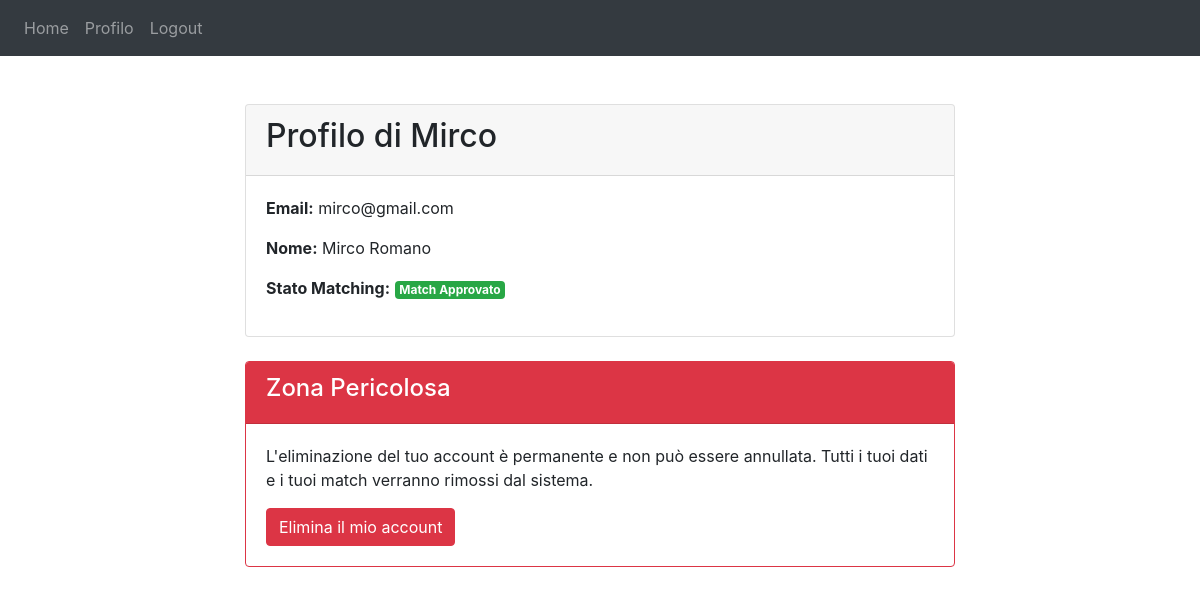
Screenshot of /profile (signed in) with the database file from the repository.
### website/models.py (models this page shows)
class User(db.Model, UserMixin):
    id = db.Column(db.Integer, primary_key=True)
    email = db.Column(db.String(150), unique=True)
    password = db.Column(db.String(150))
    first_name = db.Column(db.String(150))
    surname = db.Column(db.String(150))
    is_admin = db.Column(db.Boolean, default=False, nullable=False)
    university = db.Column(db.String(150))
    current_status = db.Column(db.String(150))
    field_of_study = db.Column(db.String(150))
    participation_role = db.Column(db.String(150))
    time_commitment = db.Column(db.String(150))
    communication = db.Column(db.String(150))
    improve_communication = db.Column(db.String(150))
    help_writing_paper = db.Column(db.String(150))
    maximize_conference_experience = db.Column(db.String(150))
    help_choice_time_abroad = db.Column(db.String(150))
    phd_work_balance = db.Column(db.String(150))
    phd_family_balance = db.Column(db.String(150))
    improve_soft_skills = db.Column(db.String(150))
    help_academic_career = db.Column(db.String(150))
    help_industrial_career = db.Column(db.String(150))
    talk_mental_wellbeing = db.Column(db.String(150))
    discovery = db.Column(db.String(150))
    advice = db.Column(db.String(150))
    promotion_help = db.Column(db.String(150))
    matching_status = db.Column(db.Integer, default=None, nullable=True)

### website/views.py (the view)
@views.route('/profile')
@login_required
def profile():
    return render_template("profile.html", user=current_user)

### website/templates/profile.html (shortened to what this page needs)
{% extends "base.html" %}
{% block content %}
<div class="container mt-5">
    <div class="row justify-content-center">
        <div class="col-md-8">
            <div class="card">
                <div class="card-header">
                    <h2>Profilo di {{ current_user.first_name.capitalize() }}</h2>
                </div>
                <div class="card-body">
                    <p><strong>Email:</strong> {{ current_user.email }}</p>
                    <p><strong>Nome:</strong> {{ current_user.first_name.capitalize() }} {{ current_user.surname.capitalize() }}</p>
                    <p><strong>Stato Matching:</strong>
                        {% if current_user.matching_status == 0 %}
                            <span class="badge badge-success">Match Approvato</span>
                        {% elif current_user.matching_status == 5 %}
                            <span class="badge badge-info">In attesa di approvazione</span>
                        {% elif current_user.matching_status in [1, 2, 3] %}
                            <span class="badge badge-warning">In attesa di matching</span>
                        {% else %}
                            <span class="badge badge-secondary">Form non compilato</span>
                        {% endif %}
                    </p>
                </div>
            </div>
            {% if not current_user.is_admin %}
            <div class="card border-danger mt-4">
                <div class="card-header bg-danger text-white">
                    <h4>Zona Pericolosa</h4>
                </div>
                <div class="card-body">
                    <p>L'eliminazione del tuo account è permanente e non può essere annullata. Tutti i tuoi dati e i tuoi match verranno rimossi dal sistema.</p>
                    <form method="POST" action="{{ url_for('auth.delete_account') }}">
                        <button type="submit"
                                class="btn btn-danger"
                                onclick="return confirm('Sei assolutamente sicuro di voler eliminare il tuo account? Questa azione è irreversibile.')">
                            Elimina il mio account
                        </button>
                    </form>
                </div>
            </div>
            {% endif %}
            </div>
    </div>
</div>
{% endblock %}

### rows the page displays
User: first_name "Mirco", email "mirco@gmail.com", surname "Romano"
